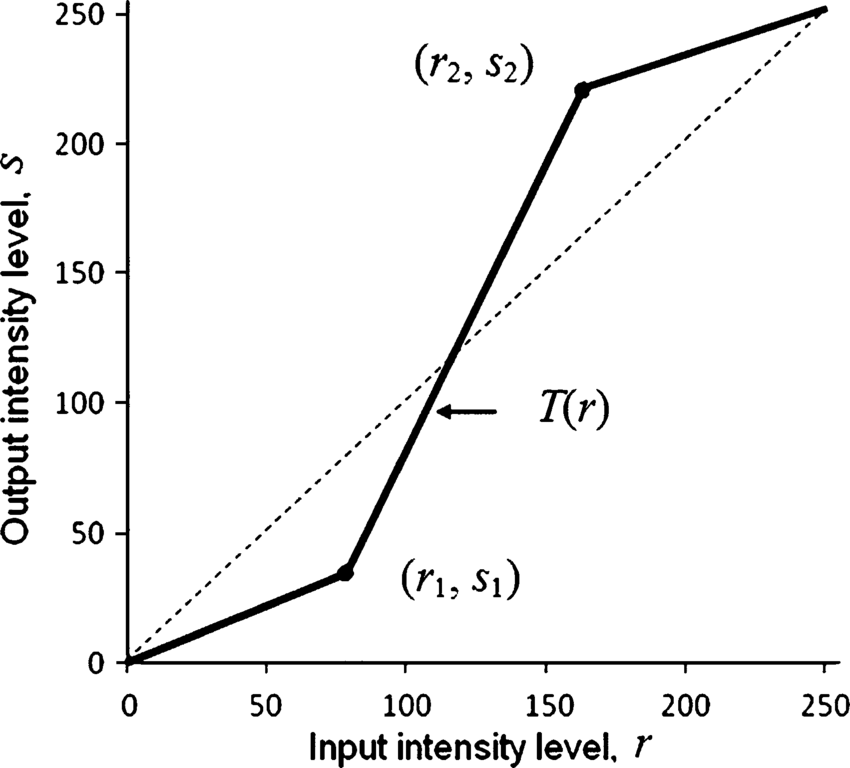
#> input picture Domasni/DomasnaRabota1/func_transform.png, 850 x 768 px, found by its file name
$ python DomasnaRabota1.py
#> lines starting #> are read from the running program, lines starting #| are printed output that depends on the picture
#> further down, image is the input picture: shape (768, 850, 3); min 0, max 255, mean 243.6
import cv2
import numpy as np

# Определување на функцијата за contrast stretching
def contrast_stretching(image, points):
    rows, cols, channels = image.shape
#> rows = 768; cols = 850; channels = 3
    stretched_img = np.zeros_like(image)
    for channel in range(channels):
        channel_points = points[channel]
        min_val = min(channel_points)
        max_val = max(channel_points)
        diff = max_val - min_val
        if diff == 0:
            diff = 1
        multiplier = 255.0 / diff
        stretched_channel = (image[:, :, channel] - min_val) * multiplier
        stretched_channel = np.clip(stretched_channel, 0, 255).astype(np.uint8)
        stretched_img[:, :, channel] = stretched_channel
#> this loop made 3 passes
#> pass 1, in contrast_stretching, `stretched_channel = (image[:, :, channel] - min_val) * multiplier`:
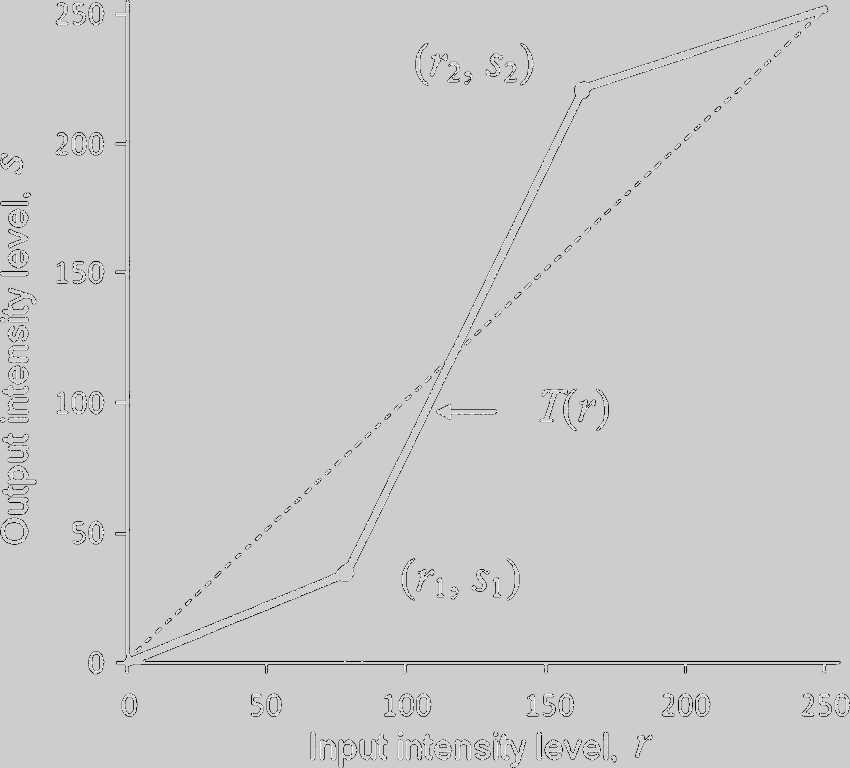
#> stretched_channel: shape (768, 850) float64; min 0, max 431.8, mean 345; drawn with min black and max white
#> pass 1, in contrast_stretching, `stretched_channel = np.clip(stretched_channel, 0, 255).astype(np.uint8)`:
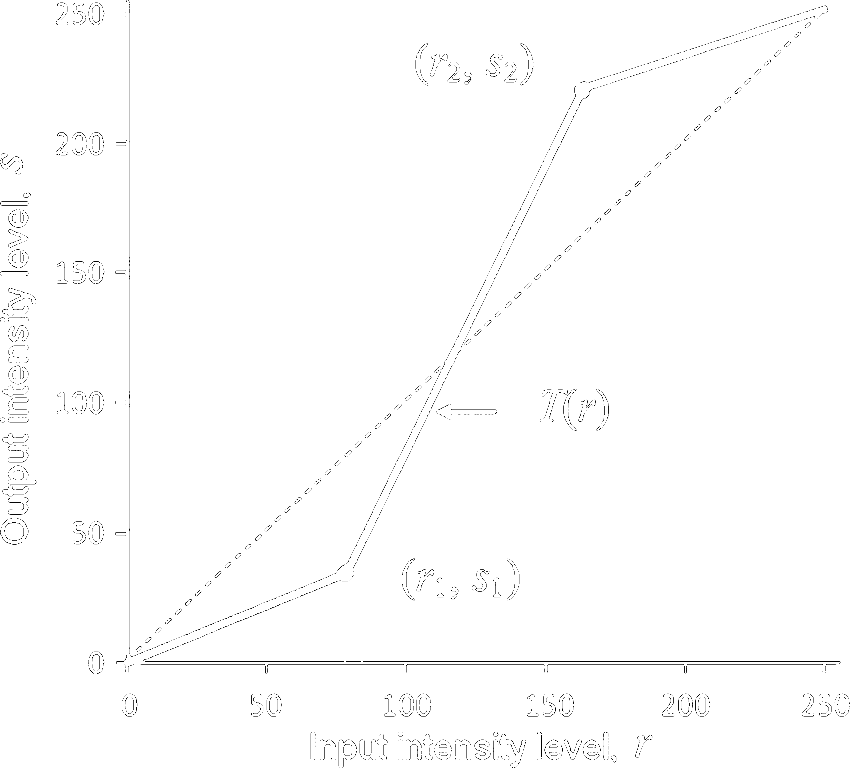
#> stretched_channel: shape (768, 850); min 0, max 255, mean 253
#> pass 2, in contrast_stretching, `stretched_channel = (image[:, :, channel] - min_val) * multiplier`:
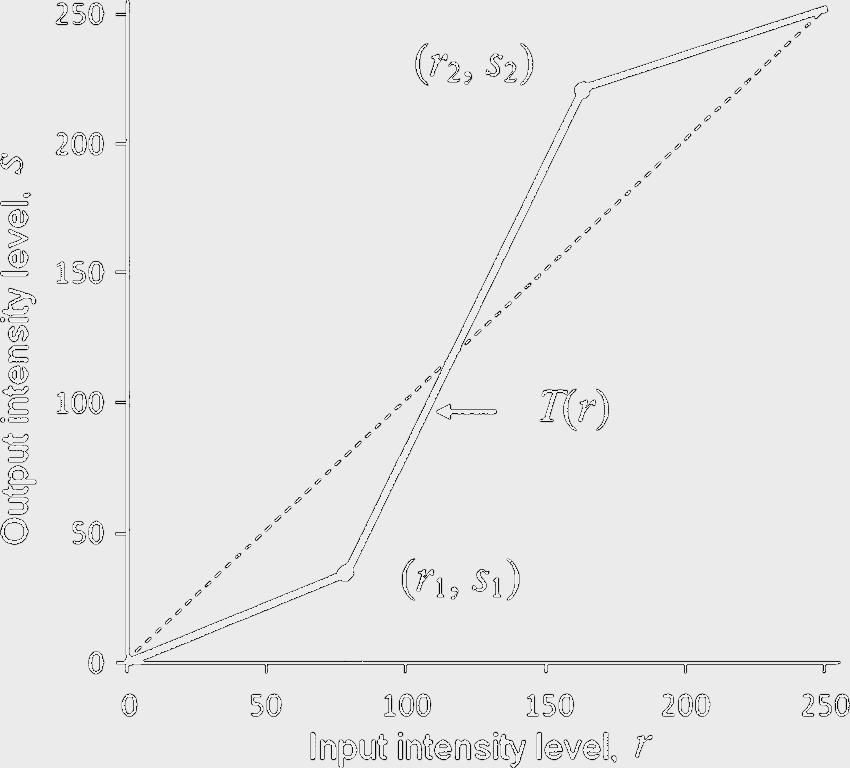
#> stretched_channel: shape (768, 850) float64; min 0, max 308.4, mean 281.6; drawn with min black and max white
#> after the loop:
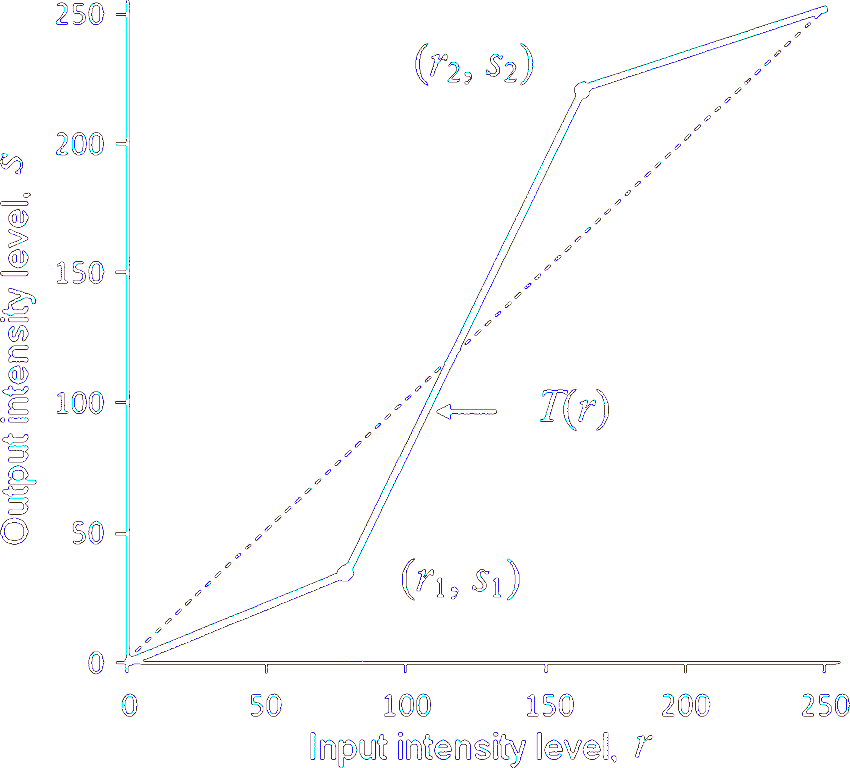
#> stretched_img: shape (768, 850, 3); mean B, G, R 253, 251.9, 251.6
    return stretched_img


# Вчитување на сликата
image = cv2.imread(r'C:\Users\user\Desktop\func_transform.png')
points = [[50, 200], [20, 230], [10, 210]]

# Примена на contrast stretching
stretched_img = contrast_stretching(image, points)

# Прикажување на оригиналната и трансформираната слика
cv2.imshow('Original image', image)
cv2.imshow('Stretched image', stretched_img)

# Чекање за притискање на копче за затворање на прозорецот
cv2.waitKey()
